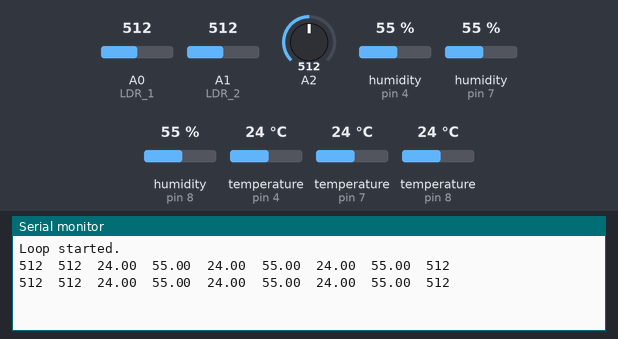
This sketch was run on a simulated Arduino Uno, built with avr-gcc and run on an emulated ATmega328P. On the bench: the last lines printed to the serial monitor. Inputs (shaded band) come from the test bench; at power-on: humidity (sensors on pin 4, pin 7, pin 8) 55 %, A0 (LDR_1) = 512, A1 (LDR_2) = 512, A2 = 512, temperature (sensors on pin 4, pin 7, pin 8) 24 °C.

Above: at 2.8 s.
2.9 s: humidity (sensor on pin 4) set to 22 %
At 5.0 s:
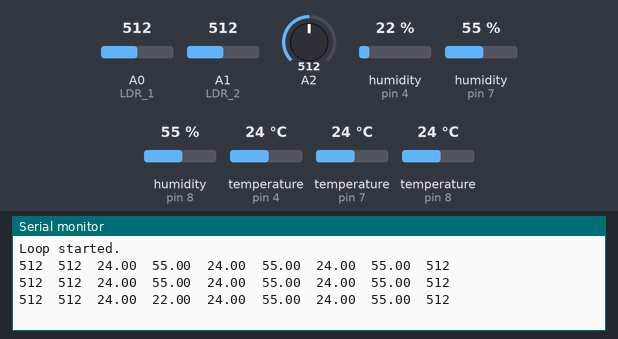
5.7 s: humidity (sensor on pin 7) set to 22 %
At 6.9 s:
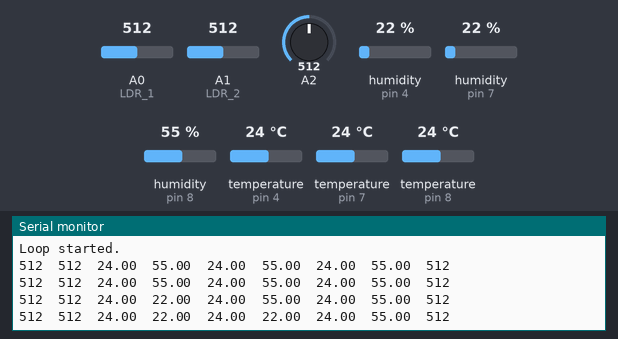
8.5 s: humidity (sensor on pin 8) set to 22 %
At 11.1 s:
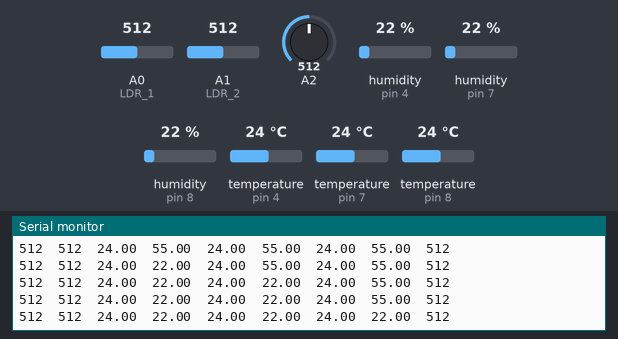
11.3 s: A0 (LDR_1) set to 716
At 13.5 s:
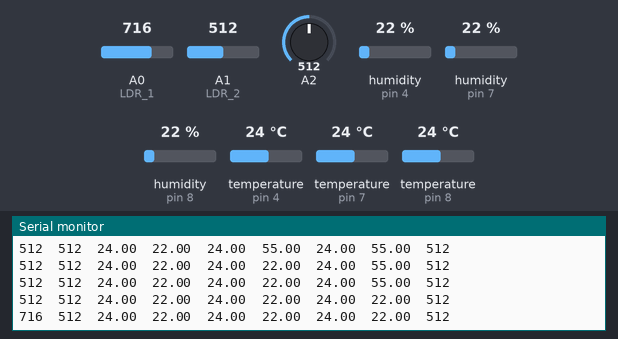
14.1 s: A1 (LDR_2) set to 716
At 15.3 s:
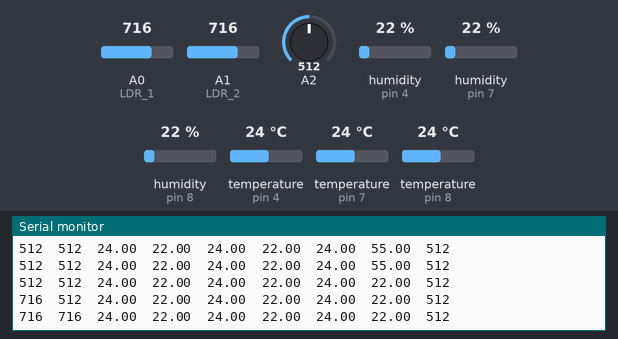
16.9 s: A2 set to 716
At 20.1 s:
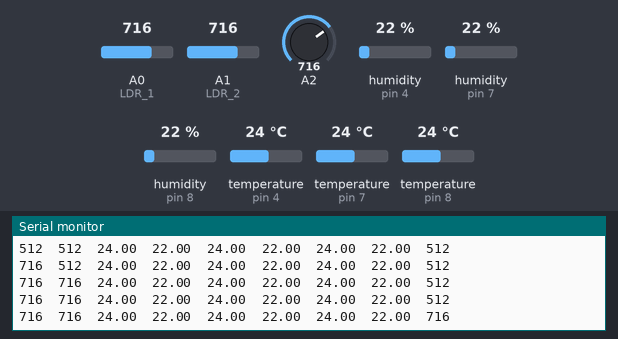

The sketch:

final_szakkor_noSD.ino
```cpp
#include <dht.h>
#include <Wire.h>

#define DHT11_PIN1 4
#define DHT11_PIN2 7
#define DHT11_PIN3 8

int LDR_1 = A0;
int LDR_2 = A1;

int LDR_1_value = 0;
int LDR_2_value = 0;


unsigned long th, tl, tpwm, ppm; // CO2
dht DHT;
int dht_pin;
int moisture_pin;


void setup() {
Serial.begin(9600);
Serial.println("Loop started.");
}
void loop() {

  // LDR
LDR_1_value = analogRead(LDR_1);
LDR_2_value = analogRead(LDR_2);
Serial.print(LDR_1_value);
Serial.print("\t");
Serial.print(LDR_2_value);
Serial.print("\t");
  // DHT11
  dht_pin = DHT.read11(DHT11_PIN1);
  Serial.print(DHT.temperature);
  Serial.print("\t");
  Serial.print(DHT.humidity);
  Serial.print("\t");

  dht_pin = DHT.read11(DHT11_PIN2);
  Serial.print(DHT.temperature);
  Serial.print("\t");
  Serial.print(DHT.humidity);
  Serial.print("\t");

  dht_pin = DHT.read11(DHT11_PIN3);
  Serial.print(DHT.temperature);
  Serial.print("\t");
  Serial.print(DHT.humidity);
  Serial.print("\t");

    // Soil Moisture

  moisture_pin  = analogRead(A2);
  Serial.println(moisture_pin);

delay(2000);

}
```

Measured:
- after the input at 2.9 s, the serial monitor: prints a new line after 1.2 s (image 1)
- after the input at 5.7 s, the serial monitor: prints a new line after 0.52 s (image 2)
- after the input at 8.5 s, the serial monitor: prints a new line after 1.9 s (image 3)
- after the input at 11.3 s, the serial monitor: prints a new line after 1.1 s (image 4)
- after the input at 14.1 s, the serial monitor: prints a new line after 0.41 s (image 5)
- after the input at 16.9 s, the serial monitor: prints a new line after 1.8 s (image 6)
